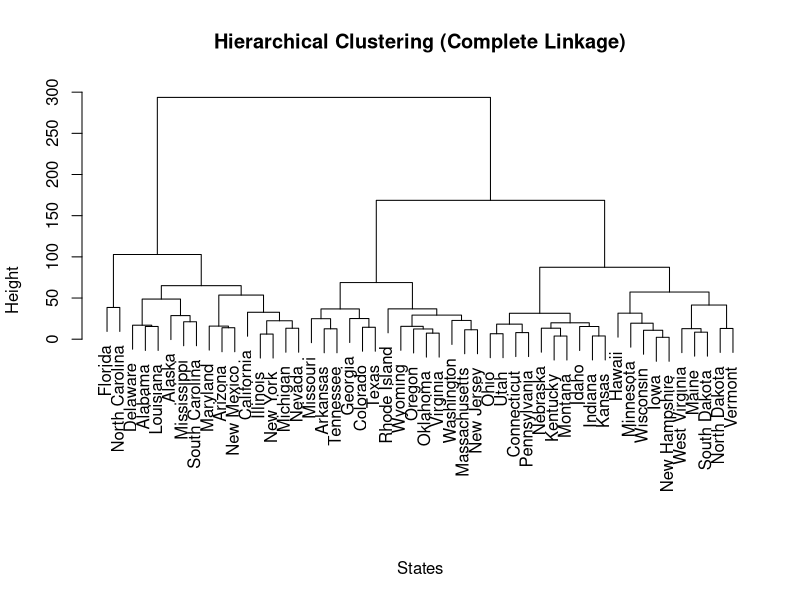
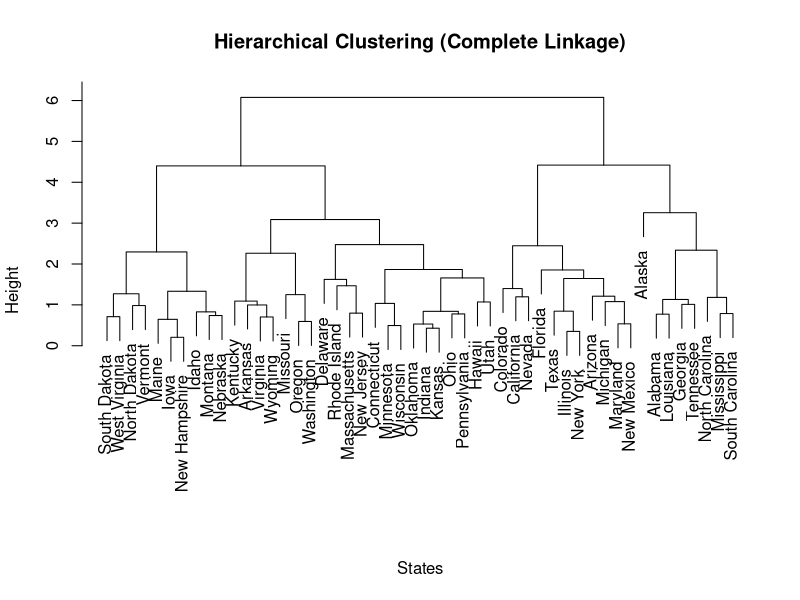

These charts were generated, in order, by the following R code:
## ---- chunk 1
knitr::opts_chunk$set(echo = TRUE)
## ---- chunk 2
data(USArrests)
data_centered <- scale(USArrests, center = TRUE, scale = TRUE)
cor <- cor(data_centered)
cor_dis <- 1 - cor
cor_dis

## ---- chunk 3
euc_sqrt <- as.matrix(dist(t(data_centered), method = "euclidean", diag = TRUE, upper = TRUE))^2
euc_sqrt/cor_dis
## ---- chunk 4
cov <- cov(data_centered)
ev <- eigen(cov)$values
ptv1 <- ev / sum(ev)
ptv1
## ---- chunk 5
pca <- prcomp(data_centered)
sdev <- pca$sdev
ptv2 <- (sdev^2) / sum(sdev^2)
ptv2
## ---- chunk 6
eucli_dist <- dist(USArrests, method = "euclidean")
hc <- hclust(eucli_dist, method = "complete")

# Plot the dendrogram
plot(hc, labels = row.names(USArrests), main = "Hierarchical Clustering (Complete Linkage)", xlab = "States", sub = "")

## ---- chunk 7
clusters <- cutree(hc, k = 3)
states_clusters <- data.frame(State = row.names(USArrests), Cluster = clusters)
states_clusters
c1 <- states_clusters$State[states_clusters$Cluster == 1]
c2 <- states_clusters$State[states_clusters$Cluster == 2]
c3 <- states_clusters$State[states_clusters$Cluster == 3]
## ---- chunk 8
print(c1)
## ---- chunk 9
print(c2)
## ---- chunk 10
print(c3)
## ---- chunk 11
data_scaled <- scale(USArrests, center = FALSE, scale = apply(USArrests, 2, sd))
euc_dis <- dist(data_scaled, method = "euclidean")
hc <- hclust(euc_dis, method = "complete")
plot(hc, labels = row.names(USArrests), main = "Hierarchical Clustering (Complete Linkage)", xlab = "States", sub = "")
